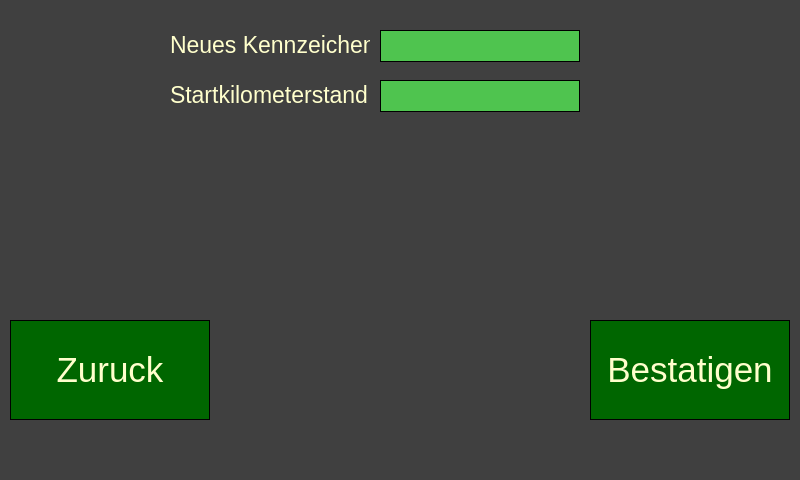
<?xml version="1.0" encoding="UTF-8"?>
<ui version="4.0">
 <class>Dialog</class>
 <widget class="QDialog" name="Dialog">
  <property name="geometry">
   <rect>
    <x>0</x>
    <y>0</y>
    <width>800</width>
    <height>480</height>
   </rect>
  </property>
  <property name="windowTitle">
   <string>Dialog</string>
  </property>
  <property name="styleSheet">
   <string notr="true">QWidget{
	background-color: #404040;
	color: #FFFFCC}
QPushButton{
	color: #FFFFCC; 
	background-color: #006600;
	border-style: inset;
	border-color:black;
	border-width: 1px;}
QLineEdit{
	color: #FFFFCC;
	background-color: #4FC44F;
	border-style: inset;
	border-color:black;
	border-width: 1px;}</string>
  </property>
  <widget class="QPushButton" name="pushButton">
   <property name="geometry">
    <rect>
     <x>10</x>
     <y>320</y>
     <width>200</width>
     <height>100</height>
    </rect>
   </property>
   <property name="font">
    <font>
     <pointsize>26</pointsize>
    </font>
   </property>
   <property name="text">
    <string>Zuruck</string>
   </property>
  </widget>
  <widget class="QPushButton" name="pushButton_2">
   <property name="geometry">
    <rect>
     <x>590</x>
     <y>320</y>
     <width>200</width>
     <height>100</height>
    </rect>
   </property>
   <property name="font">
    <font>
     <pointsize>26</pointsize>
    </font>
   </property>
   <property name="text">
    <string>Bestatigen</string>
   </property>
  </widget>
  <widget class="QLabel" name="kennzeichen">
   <property name="geometry">
    <rect>
     <x>170</x>
     <y>30</y>
     <width>200</width>
     <height>30</height>
    </rect>
   </property>
   <property name="font">
    <font>
     <pointsize>17</pointsize>
    </font>
   </property>
   <property name="text">
    <string>Neues Kennzeichen</string>
   </property>
  </widget>
  <widget class="QLineEdit" name="lineEdit">
   <property name="geometry">
    <rect>
     <x>380</x>
     <y>30</y>
     <width>200</width>
     <height>32</height>
    </rect>
   </property>
   <property name="font">
    <font>
     <pointsize>17</pointsize>
    </font>
   </property>
  </widget>
  <widget class="QLabel" name="startkilometerstand">
   <property name="geometry">
    <rect>
     <x>170</x>
     <y>80</y>
     <width>200</width>
     <height>30</height>
    </rect>
   </property>
   <property name="font">
    <font>
     <pointsize>17</pointsize>
    </font>
   </property>
   <property name="text">
    <string>Startkilometerstand</string>
   </property>
  </widget>
  <widget class="QLineEdit" name="lineEdit_2">
   <property name="geometry">
    <rect>
     <x>380</x>
     <y>80</y>
     <width>200</width>
     <height>32</height>
    </rect>
   </property>
   <property name="font">
    <font>
     <pointsize>17</pointsize>
    </font>
   </property>
  </widget>
 </widget>
 <resources/>
 <connections/>
</ui>
